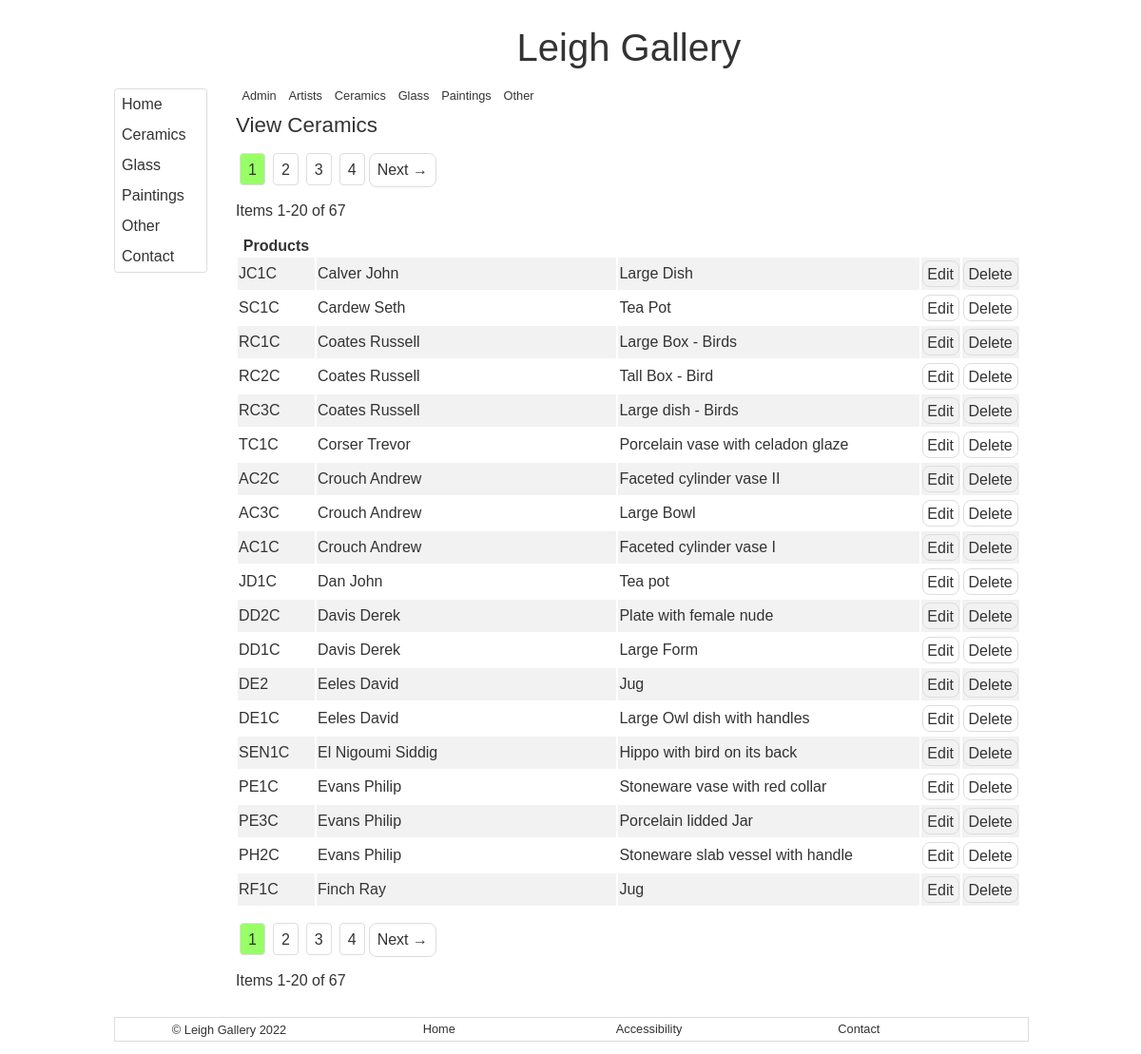
The page /glenda/view/?mode=type&id=8 on the database its author committed.
### tables this page shows
CREATE TABLE `type` (
  `type_id` int(5) NOT NULL,
  `type_name` varchar(255) NOT NULL DEFAULT '',
  `type_desc` longtext NOT NULL,
  `type_medium` varchar(100) NOT NULL DEFAULT ''
);

CREATE TABLE `product` (
  `product_id` int(5) NOT NULL,
  `product_name` varchar(255) NOT NULL DEFAULT '',
  `product_desc` longtext NOT NULL,
  `product_artist_no` int(5) NOT NULL DEFAULT '0',
  `product_price` varchar(50) NOT NULL DEFAULT '',
  `product_type_no` int(5) NOT NULL DEFAULT '0',
  `product_pic` varchar(50) NOT NULL DEFAULT '',
  `product_star` char(1) NOT NULL DEFAULT '',
  `product_ref` varchar(15) NOT NULL DEFAULT ''
);

### includes/conn/conngrunt_front.php (called while the page is built, shortened)
<?php
isset($_REQUEST['id']) ? $intId = intval(($_REQUEST['id'])):$intId='';
isset($_REQUEST['mode']) ? $strMode = (($_REQUEST['mode'])):$strMode='';
isset($_REQUEST['page']) ? $intPage = (($_REQUEST['page'])):$intPage=1;
isset($_REQUEST['limit']) ? $intLimit = (($_REQUEST['limit'])):$intLimit=20;
?>

### glenda/view/index.php (the view, shortened to what this page needs)
<?php
include '../../includes/conn/conngrunt_front.php';
if ( $strMode == 'type' )
{
	$sqlType = "SELECT type_name FROM type
		WHERE type_id = $intId";
	$sthType = $pdo->query($sqlType);
	$typeRow = $sthType->fetch();
	$strName = $typeRow['type_name'];
}
else
{
	$strName = 'Artist';
}
?>
<!DOCTYPE html>
<html lang="en">
<head>
    <link href="../../includes/css/jk-02.css" rel="stylesheet" type="text/css" />
</head>
<body>
<?php
include '../../includes/php/top.php';
?>
			<main>
<?php
include '../../includes/php/users.php';
?>
		<h1>View <?= $strName?></h1>
<?php
		if ( $strMode == 'type' )
		{
			$intOffset = ($intPage - 1) * $intLimit;
			$sql = "SELECT (
				SELECT count(product_id) AS countVar
				FROM product
				INNER JOIN artist_new ON product_artist_no = artist_id
				WHERE product_type_no = $intId) AS countVar,
			product_id,product_name, artist_name, artist_surname, product_ref
			FROM product
			INNER JOIN artist_new ON product_artist_no = artist_id
			WHERE product_type_no = $intId
			ORDER BY artist_surname ASC
			LIMIT " . $intOffset . "," . $intLimit;
			$sthProduct = $pdo->query($sql);
?>
<?php
include '../../includes/php/pagejump.php';
?>
		<table>
			<tr>
				<th>Products</th>
				<th colspan="2">&nbsp;</th>
			</tr>
<?php
			while ( $sqlRow = $sthProduct->fetch() )
			{
?>
			<tr>
				<td width="10%"><?= $sqlRow['product_ref']?></td>
				<td width="40%"><?= $sqlRow['artist_surname']?> <?= $sqlRow['artist_name']?></td>
				<td width="40%"><?= $sqlRow['product_name']?></td>
				<td width="5%"><a class="btn" href="../edit/?mode=product&amp;id=<?= $sqlRow['product_id'] ?>">Edit</a></td>
				<td width="5%"><a class="btn" href="../delete/?mode=product&amp;id=<?= $sqlRow['product_id'] ?>" onClick="return confirm('Delete <?= $sqlRow['product_name']?>?')">Delete</a></td>
			</tr>
<?php
			}
?>
		</table>
<?php
include '../../includes/php/pagejump.php';
?>
<?php
		}
?>
	</div>
<?php
include '../../includes/php/footer.php';
?>
</body>
</html>

### includes/css/jk-02.css (style rules this page uses)
a { color: #333; text-decoration: none; width: 100% ; }
body { color: #333; font-family: Arial, Helvetica, sans-serif; }
h1 { font-size: 1.4em; }
h1,h2 { margin: 0.5em 0; }
h1,h2,strong { font-weight: normal; }
main { min-height:350px; width:86%; }
nav ul, footer ul, .btn, .day { background-color:hsla(206,78,98, 100%); border:1px solid #DDD; }
.btn { border-radius: 0.5em; padding: 0.5em; text-decoration: none; vertical-align: middle; cursor: pointer; }
table td { height: 2em; }
table td { margin: 0; }
tr:nth-child(even) { background-color: hsl(0,0%,95%); }
table .btn { padding: 0.3em; }

### rows shown on the page
type: type_name "Ceramics"
product: product_ref "JC1C", artist_surname "Calver", artist_name "John", product_name "Large Dish"
product: product_ref "SC1C", artist_surname "Cardew", artist_name "Seth", product_name "Tea Pot"
product: product_ref "RC1C", artist_surname "Coates", artist_name "Russell", product_name "Large Box - Birds"
product: product_ref "RC2C", artist_surname "Coates", artist_name "Russell", product_name "Tall Box - Bird"
product: product_ref "RC3C", artist_surname "Coates", artist_name "Russell", product_name "Large dish - Birds"
product: product_ref "TC1C", artist_surname "Corser", artist_name "Trevor", product_name "Porcelain vase with celadon glaze"
product: product_ref "AC2C", artist_surname "Crouch", artist_name "Andrew", product_name "Faceted cylinder vase II"
product: product_ref "AC3C", artist_surname "Crouch", artist_name "Andrew", product_name "Large Bowl"
product: product_ref "AC1C", artist_surname "Crouch", artist_name "Andrew", product_name "Faceted cylinder vase I"
product: product_ref "JD1C", artist_surname "Dan", artist_name "John", product_name "Tea pot"
product: product_ref "DD2C", artist_surname "Davis", artist_name "Derek", product_name "Plate with female nude"
product: product_ref "DD1C", artist_surname "Davis", artist_name "Derek", product_name "Large Form"
product: product_ref "DE2", artist_surname "Eeles", artist_name "David", product_name "Jug"
product: product_ref "DE1C", artist_surname "Eeles", artist_name "David", product_name "Large Owl dish with handles"
product: product_ref "SEN1C", artist_surname "El Nigoumi", artist_name "Siddig", product_name "Hippo with bird on its back"
product: product_ref "PE1C", artist_surname "Evans", artist_name "Philip", product_name "Stoneware vase with red collar"
product: product_ref "PE3C", artist_surname "Evans", artist_name "Philip", product_name "Porcelain lidded Jar"
product: product_ref "PH2C", artist_surname "Evans", artist_name "Philip", product_name "Stoneware slab vessel with handle"
product: product_ref "RF1C", artist_surname "Finch", artist_name "Ray", product_name "Jug"

### other values the page prints
$intOffset "1 1"
$intPageLimit "20 20"
$intTotal "67 67"
